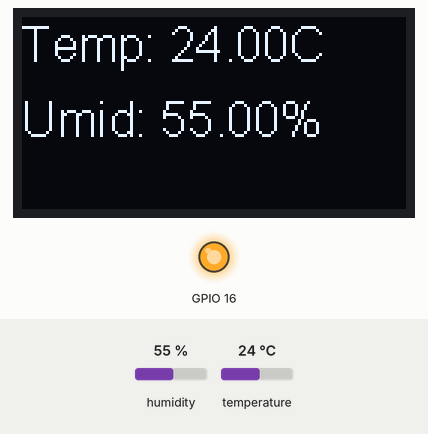
Recording of a sketch running on a simulated ESP32. Shown: 128×64 one-colour display, output pins drawn as LEDs (lit = HIGH). Inputs (shaded band) come from the test bench; at power-on: humidity 55 %, temperature 24 °C. Storage starts empty; what the sketch prints to the serial monitor is not drawn.

Above: at 2.3 s.
2.4 s: humidity set to 22 %
At 11.7 s:
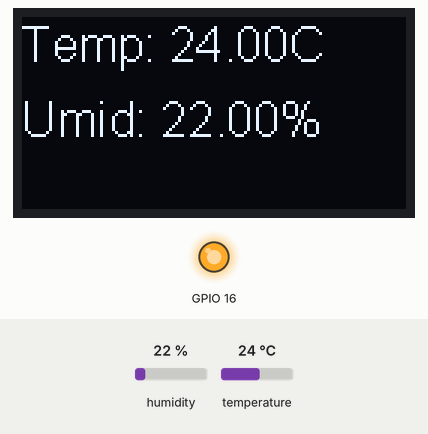
12.7 s: temperature set to 12 °C
At 22.2 s:
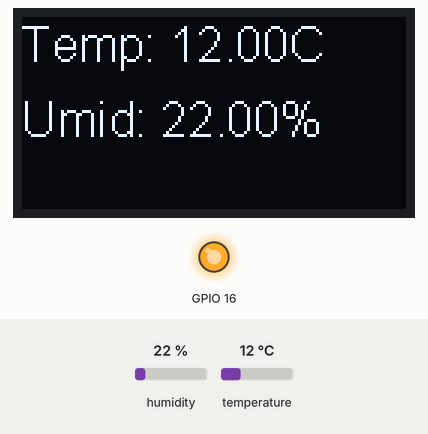
22.7 s: humidity set to 40 %
At 31.6 s:
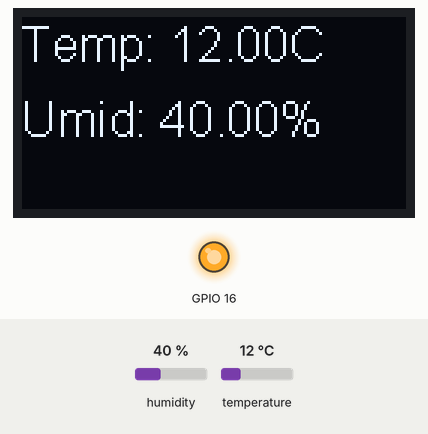
32.8 s: temperature set to 19 °C
At 42.1 s:
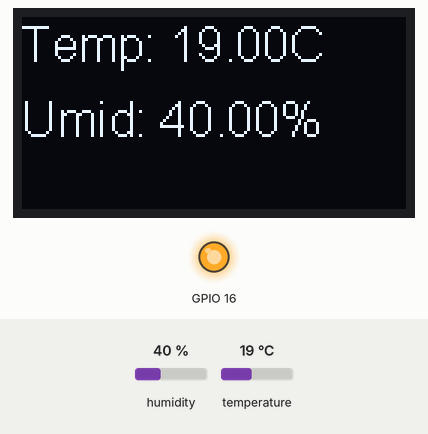
Timing chart, 0 to 43.6 s (numbered marks = the images above; inputs shaded):
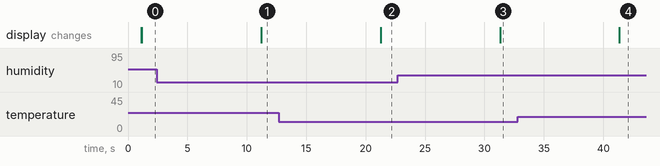

The sketch:

codigo_calibracaoDH11.ino
```cpp
// Código utilizado para a CALIBRAÇÃO DO SENSOR DE TEMPERATURA

#include <SPI.h>
#include <SD.h>
#include "DHT.h"
#include <Wire.h>
#include "SSD1306Wire.h" // Biblioteca para o display

#define SD_CS 5
#define DHTPIN 25
#define DHTTYPE DHT11

// Configuração do display para os pinos padrão
SSD1306Wire display(0x3c, 4, 15);

DHT dht(DHTPIN, DHTTYPE);

void setup() {
  Serial.begin(9600);
  delay(1000);

  // Inicializa o display
  pinMode(16, OUTPUT);
  digitalWrite(16, LOW);
  delay(50);
  digitalWrite(16, HIGH);
  display.init();
  display.flipScreenVertically();
  display.setFont(ArialMT_Plain_10);
  display.drawString(0, 0, "Iniciando...");
  display.display();

  Serial.println("Iniciando sistema...");
  dht.begin();

  // Lógica cartão SD
  SPI.begin(18, 19, 23);

  Serial.println("Inicializando SD...");
  if (!SD.begin(SD_CS)) {
    Serial.println("ERRO: Falha ao montar o cartão SD");
    display.drawString(0, 15, "Erro SD!");
    display.display();
    return;
  }
  Serial.println("SD OK");
  display.drawString(0, 15, "SD OK!");
  display.display();

  if (!SD.exists("/datalog.txt")) {
    File file = SD.open("/datalog.txt", FILE_WRITE);
    if (file) {
      file.println("Temperatura (C), Umidade (%)");
      file.close();
    }
  }
}

void loop() {
  float t = dht.readTemperature();
  float h = dht.readHumidity();

  if (isnan(t) || isnan(h)) {
    Serial.println("Erro leitura DHT");
    display.clear();
    display.drawString(0, 0, "Erro DHT");
    display.display();
    delay(2000);
    return;
  }

  // Exibição no Display
  display.clear();
  display.setFont(ArialMT_Plain_16);
  display.drawString(0, 0, "Temp: " + String(t) + "C");
  display.drawString(0, 25, "Umid: " + String(h) + "%");
  display.display();

  // Log no Terminal e no SD
  String dataString = String(t) + ", " + String(h);
  Serial.println("Gravando: " + dataString);

  File file = SD.open("/datalog.txt", FILE_APPEND);
  if (file) {
    file.println(dataString);
    file.close();
    Serial.println("Sucesso.");
  } else {
    Serial.println("Erro ao abrir datalog.txt");
  }

  delay(10000); // Intervalo de 30 segundos
}
```

Measured:
- after the input at 2.4 s, the display: changes after 8.8 s (image 1)
- after the input at 12.7 s, the display: changes after 8.6 s (image 2)
- after the input at 22.7 s, the display: changes after 8.6 s (image 3)
- after the input at 32.8 s, the display: changes after 8.6 s (image 4)
